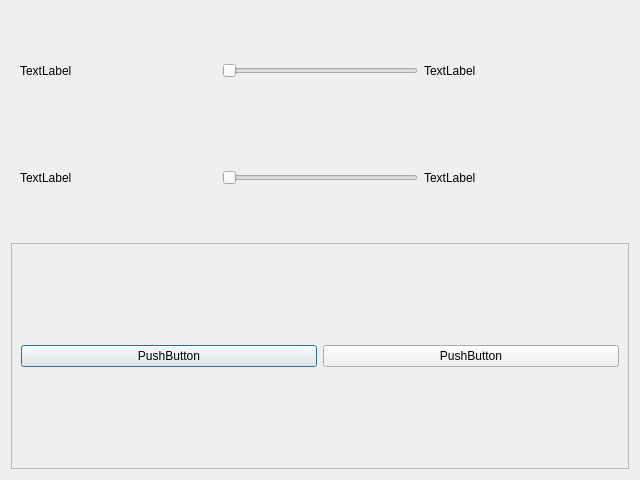
<?xml version="1.0" encoding="UTF-8"?>
<ui version="4.0">
 <class>SetupDialog</class>
 <widget class="QDialog" name="SetupDialog">
  <property name="geometry">
   <rect>
    <x>0</x>
    <y>0</y>
    <width>640</width>
    <height>480</height>
   </rect>
  </property>
  <property name="windowTitle">
   <string>Dialog</string>
  </property>
  <layout class="QGridLayout" name="gridLayout">
   <item row="0" column="0">
    <layout class="QVBoxLayout" name="verticalLayout">
     <item>
      <widget class="QFrame" name="SettingFrame">
       <property name="sizePolicy">
        <sizepolicy hsizetype="Preferred" vsizetype="Minimum">
         <horstretch>0</horstretch>
         <verstretch>0</verstretch>
        </sizepolicy>
       </property>
       <property name="frameShape">
        <enum>QFrame::NoFrame</enum>
       </property>
       <property name="frameShadow">
        <enum>QFrame::Raised</enum>
       </property>
       <layout class="QVBoxLayout" name="verticalLayout_2">
        <item>
         <layout class="QHBoxLayout" name="player_num">
          <item>
           <widget class="QLabel" name="player_label">
            <property name="text">
             <string>TextLabel</string>
            </property>
           </widget>
          </item>
          <item>
           <widget class="QSlider" name="player_slider">
            <property name="sizePolicy">
             <sizepolicy hsizetype="Minimum" vsizetype="Fixed">
              <horstretch>0</horstretch>
              <verstretch>0</verstretch>
             </sizepolicy>
            </property>
            <property name="orientation">
             <enum>Qt::Horizontal</enum>
            </property>
           </widget>
          </item>
          <item>
           <widget class="QLabel" name="player_num_label">
            <property name="text">
             <string>TextLabel</string>
            </property>
           </widget>
          </item>
         </layout>
        </item>
        <item>
         <layout class="QHBoxLayout" name="malNum">
          <property name="rightMargin">
           <number>0</number>
          </property>
          <property name="bottomMargin">
           <number>0</number>
          </property>
          <item>
           <widget class="QLabel" name="mal_label">
            <property name="text">
             <string>TextLabel</string>
            </property>
           </widget>
          </item>
          <item>
           <widget class="QSlider" name="mal_slider">
            <property name="sizePolicy">
             <sizepolicy hsizetype="Ignored" vsizetype="Fixed">
              <horstretch>0</horstretch>
              <verstretch>0</verstretch>
             </sizepolicy>
            </property>
            <property name="orientation">
             <enum>Qt::Horizontal</enum>
            </property>
           </widget>
          </item>
          <item>
           <widget class="QLabel" name="mal_num_label">
            <property name="text">
             <string>TextLabel</string>
            </property>
           </widget>
          </item>
         </layout>
        </item>
       </layout>
      </widget>
     </item>
     <item>
      <widget class="QFrame" name="ButtonFrame">
       <property name="frameShape">
        <enum>QFrame::StyledPanel</enum>
       </property>
       <property name="frameShadow">
        <enum>QFrame::Raised</enum>
       </property>
       <layout class="QHBoxLayout" name="horizontalLayout">
        <item>
         <widget class="QPushButton" name="start_button">
          <property name="text">
           <string>PushButton</string>
          </property>
         </widget>
        </item>
        <item>
         <widget class="QPushButton" name="cancel_button">
          <property name="text">
           <string>PushButton</string>
          </property>
         </widget>
        </item>
       </layout>
      </widget>
     </item>
    </layout>
   </item>
  </layout>
 </widget>
 <resources/>
 <connections/>
</ui>
